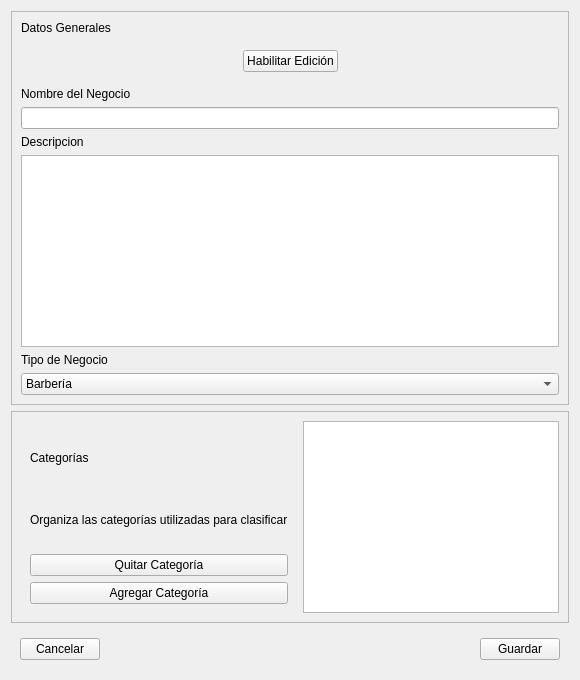
     <widget class="QWidget" name="tab">
      <attribute name="title">
       <string>Información del Negocio</string>
      </attribute>
      <layout class="QVBoxLayout" name="verticalLayout_6">
       <item>
        <widget class="QFrame" name="frame">
         <property name="frameShape">
          <enum>QFrame::StyledPanel</enum>
         </property>
         <property name="frameShadow">
          <enum>QFrame::Raised</enum>
         </property>
         <layout class="QVBoxLayout" name="verticalLayout_2">
          <item>
           <widget class="QLabel" name="label">
            <property name="text">
             <string>Datos Generales</string>
            </property>
            <property name="texto" stdset="0">
             <string>Destacado</string>
            </property>
           </widget>
          </item>
          <item>
           <widget class="QWidget" name="widget" native="true">
            <layout class="QHBoxLayout" name="horizontalLayout_2">
             <item>
              <spacer name="horizontalSpacer_2">
               <property name="orientation">
                <enum>Qt::Horizontal</enum>
               </property>
               <property name="sizeHint" stdset="0">
                <size>
                 <width>40</width>
                 <height>20</height>
                </size>
               </property>
              </spacer>
             </item>
             <item>
              <widget class="QPushButton" name="habilitarEdicion">
               <property name="text">
                <string>Habilitar Edición</string>
               </property>
               <property name="boton" stdset="0">
                <string>Secundario</string>
               </property>
              </widget>
             </item>
             <item>
              <spacer name="btnHabilitarEdicion">
               <property name="orientation">
                <enum>Qt::Horizontal</enum>
               </property>
               <property name="sizeHint" stdset="0">
                <size>
                 <width>40</width>
                 <height>20</height>
                </size>
               </property>
              </spacer>
             </item>
            </layout>
           </widget>
          </item>
          <item>
           <widget class="QLabel" name="label_3">
            <property name="text">
             <string>Nombre del Negocio</string>
            </property>
            <property name="texto" stdset="0">
             <string>InputTexto</string>
            </property>
           </widget>
          </item>
          <item>
           <widget class="QLineEdit" name="nombreNegocio"/>
          </item>
          <item>
           <widget class="QLabel" name="label_4">
            <property name="text">
             <string>Descripcion</string>
            </property>
            <property name="texto" stdset="0">
             <string>InputTexto</string>
            </property>
           </widget>
          </item>
          <item>
           <widget class="QPlainTextEdit" name="descripcion"/>
          </item>
          <item>
           <widget class="QLabel" name="label_5">
            <property name="text">
             <string>Tipo de Negocio</string>
            </property>
            <property name="texto" stdset="0">
             <string>InputTexto</string>
            </property>
           </widget>
          </item>
          <item>
           <widget class="QComboBox" name="tipoNegocio">
            <property name="styleSheet">
             <string notr="true"/>
            </property>
            <item>
             <property name="text">
              <string>Barbería</string>
             </property>
            </item>
            <item>
             <property name="text">
              <string>Tienda de Ropa</string>
             </property>
            </item>
            <item>
             <property name="text">
              <string>Cafetería</string>
             </property>
            </item>
            <item>
             <property name="text">
              <string>Farmacia</string>
             </property>
            </item>
            <item>
             <property name="text">
              <string>Restaurante</string>
             </property>
            </item>
            <item>
             <property name="text">
              <string>Ferretería</string>
             </property>
            </item>
            <item>
             <property name="text">
              <string>Pulpería</string>
             </property>
            </item>
            <item>
             <property name="text">
              <string>Otro</string>
             </property>
            </item>
           </widget>
          </item>
         </layout>
        </widget>
       </item>
       <item>
        <widget class="QFrame" name="frame_2">
         <property name="frameShape">
          <enum>QFrame::StyledPanel</enum>
         </property>
         <property name="frameShadow">
          <enum>QFrame::Raised</enum>
         </property>
         <layout class="QHBoxLayout" name="horizontalLayout_6">
          <item>
           <widget class="QWidget" name="widget_6" native="true">
            <property name="styleSheet">
             <string notr="true">QLabel {
    qproperty-alignment: 'AlignCenter';
}</string>
            </property>
            <layout class="QVBoxLayout" name="verticalLayout_14">
             <item>
              <widget class="QLabel" name="label_2">
               <property name="text">
                <string>Categorías</string>
               </property>
               <property name="texto" stdset="0">
                <string>Destacado</string>
               </property>
              </widget>
             </item>
             <item>
              <widget class="QLabel" name="label_6">
               <property name="text">
                <string>Organiza las categorías utilizadas para clasificar</string>
               </property>
               <property name="texto" stdset="0">
                <string>Descripcion</string>
               </property>
              </widget>
             </item>
             <item>
              <widget class="QPushButton" name="quitarCategoria">
               <property name="text">
                <string>Quitar Categoría</string>
               </property>
               <property name="boton" stdset="0">
                <string>BotonTexto</string>
               </property>
              </widget>
             </item>
             <item>
              <widget class="QPushButton" name="agregarCategoria">
               <property name="text">
                <string>Agregar Categoría</string>
               </property>
               <property name="boton" stdset="0">
                <string>BotonTexto</string>
               </property>
              </widget>
             </item>
            </layout>
           </widget>
          </item>
          <item>
           <widget class="QListWidget" name="listaCategorias">
            <property name="maximumSize">
             <size>
              <width>16777215</width>
              <height>3000</height>
             </size>
            </property>
           </widget>
          </item>
         </layout>
        </widget>
       </item>
       <item>
        <widget class="QWidget" name="widget_2" native="true">
         <layout class="QHBoxLayout" name="horizontalLayout">
          <item>
           <widget class="QPushButton" name="cancelarCambios">
            <property name="text">
             <string>Cancelar</string>
            </property>
            <property name="boton" stdset="0">
             <string>Secundario</string>
            </property>
           </widget>
          </item>
          <item>
           <spacer name="horizontalSpacer">
            <property name="orientation">
             <enum>Qt::Horizontal</enum>
            </property>
            <property name="sizeHint" stdset="0">
             <size>
              <width>40</width>
              <height>20</height>
             </size>
            </property>
           </spacer>
          </item>
          <item>
           <widget class="QPushButton" name="guardarCambios">
            <property name="text">
             <string>Guardar</string>
            </property>
            <property name="boton" stdset="0">
             <string>Primario</string>
            </property>
           </widget>
          </item>
         </layout>
        </widget>
       </item>
      </layout>
     </widget>
